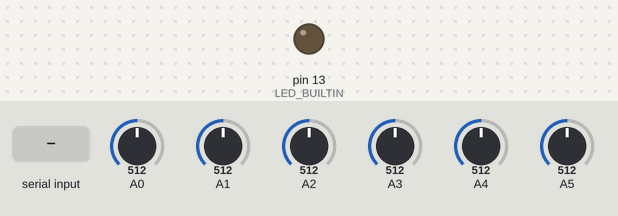
A sketch run on a simulated Arduino Uno, built with avr-gcc and run on an emulated ATmega328P. Shown: output pins drawn as LEDs (lit = HIGH). The inputs (shaded band) are chosen by the test bench; at power-on: A0 = 512, A1 = 512, A2 = 512, A3 = 512, A4 = 512, A5 = 512. What the sketch prints to the serial monitor is not drawn.

Above: at 1.2 s.
1.3 s: "START\n" received over Serial
At 1.7 s:
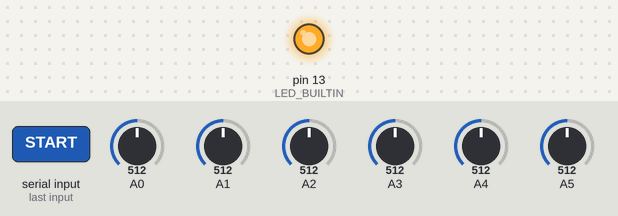
2.8 s: A0 set to 716
4.7 s: A1 set to 716
6.5 s: A2 set to 716
8.2 s: A3 set to 716
10.0 s: A4 set to 716
Timing chart, 0 to 12.9 s (numbered marks = the images above; inputs shaded):
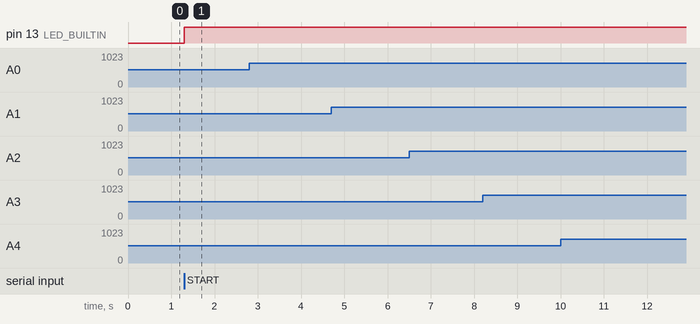

Measured:
- after the input at 1.3 s, pin 13 (LED_BUILTIN): LOW → HIGH at once
- after the input at 2.8 s, every drawn part: stays the same
- after the input at 4.7 s, every drawn part: stays the same
- after the input at 6.5 s, every drawn part: stays the same
- after the input at 8.2 s, every drawn part: stays the same
- after the input at 10.0 s, every drawn part: stays the same

The sketch:

SpikeCode.ino
```cpp
// (licence header left out)
#include <Arduino.h>

// Definitions
#define NUM_CHANNELS 6                                  // Number of channels supported
#define HEADER_LEN 3                                    // Header = SYNC_BYTE_1 + SYNC_BYTE_2 + Counter
#define PACKET_LEN (NUM_CHANNELS * 2 + HEADER_LEN + 1)  // Packet length = Header + Data + END_BYTE
#define SAMP_RATE 250.0                                 // Sampling rate (250 for UNO R3)
#define SYNC_BYTE_1 0xC7                                // Packet first byte
#define SYNC_BYTE_2 0x7C                                // Packet second byte
#define END_BYTE 0x01                                   // Packet last byte
#define BAUD_RATE 230400                                // Serial connection baud rate

// Global constants and variables
uint8_t packetBuffer[PACKET_LEN];  // The transmission packet
uint8_t currentChannel;            // Current channel being sampled
uint16_t adcValue = 0;             // ADC current value
bool timerStatus = false;          // SATUS bit
bool bufferReady = false;          // Buffer ready status bit

bool timerStart() {
  timerStatus = true;
  digitalWrite(LED_BUILTIN, HIGH);
  // Enable Timer1 Compare A interrupt
  return TIMSK1 |= (1 << OCIE1A);
}

bool timerStop() {
  timerStatus = false;
  bufferReady = false;
  digitalWrite(LED_BUILTIN, LOW);
  // Disable Timer1 Compare A interrupt
  return TIMSK1 &= ~(1 << OCIE1A);
}

// ISR for Timer1 Compare A match (called based on the sampling rate)
ISR(TIMER1_COMPA_vect) {
  if (!timerStatus or Serial.available()) {
    timerStop();
    return;
  }

  // Read 6ch ADC inputs and store current values in packetBuffer
  for (currentChannel = 0; currentChannel < NUM_CHANNELS; currentChannel++) {
    adcValue = analogRead(currentChannel);                                      // Read Analog input
    packetBuffer[((2 * currentChannel) + HEADER_LEN)] = highByte(adcValue);     // Write High Byte
    packetBuffer[((2 * currentChannel) + HEADER_LEN + 1)] = lowByte(adcValue);  // Write Low Byte
  }

  // Increment the packet counter
  packetBuffer[2]++;

  // Set bufferReady status bit to true
  bufferReady = true;
}

void timerBegin(float sampling_rate) {
  cli();  // Disable global interrupts

  // Calculate OCR1A based on the interval
  // OCR1A = (16MHz / (Prescaler * Desired Time)) - 1
  // Prescaler options: 1, 8, 64, 256, 1024
  unsigned long ocrValue = (16000000 / (64 * sampling_rate)) - 1;

  // Configure Timer1 for CTC mode (Clear Timer on Compare Match)
  TCCR1A = 0;  // Clear control register A
  TCCR1B = 0;  // Clear control register B

  // Set CTC mode (WGM12 bit) and set the prescaler to 64
  TCCR1B |= (1 << WGM12) | (1 << CS11) | (1 << CS10);  // Prescaler = 64

  // Set the calculated value in OCR1A register
  OCR1A = ocrValue;

  sei();  // Enable global interrupts
}

void setup() {
  Serial.begin(BAUD_RATE);
  while (!Serial) {
    ;  // Wait for serial port to connect. Needed for native USB
  }

  // Status LED
  pinMode(LED_BUILTIN, OUTPUT);
  digitalWrite(LED_BUILTIN, LOW);

  // Initialize packetBuffer
  packetBuffer[0] = SYNC_BYTE_1;            // Sync 0
  packetBuffer[1] = SYNC_BYTE_2;            // Sync 1
  packetBuffer[2] = 0;                      // Packet counter
  packetBuffer[PACKET_LEN - 1] = END_BYTE;  // End Byte

  // Setup timer
  timerBegin(SAMP_RATE);
}

void loop() {
  // Send data if the buffer is ready and the timer is activ
  if (timerStatus and bufferReady) {
    Serial.write(packetBuffer, PACKET_LEN);
    bufferReady = false;
  }

  if (Serial.available()) {
    String command = Serial.readStringUntil('\n');
    command.trim();         // Remove extra spaces or newline characters
    command.toUpperCase();  // Normalize to uppercase for case-insensitivity

    if (command == "WHORU")  // Who are you?
    {
      Serial.println("UNO-R3");
    } else if (command == "START")  // Start data acquisition
    {
      timerStart();
    } else if (command == "STOP")  // Stop data acquisition
    {
      timerStop();
    } else if (command == "STATUS")  // Get status
    {
      Serial.println(timerStatus ? "RUNNING" : "STOPPED");
    } else {
      Serial.println("UNKNOWN COMMAND");
    }
  }
}
```
